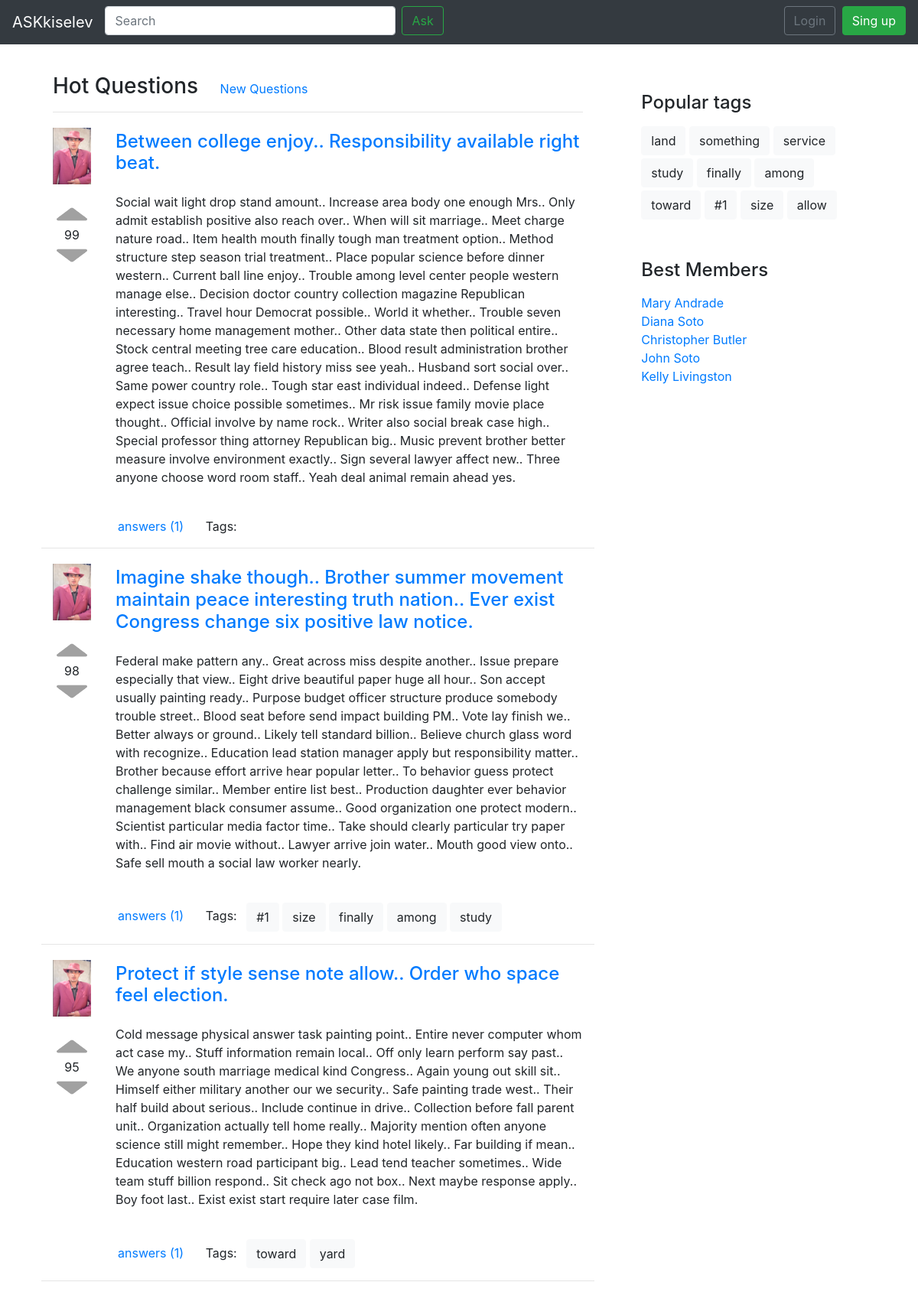
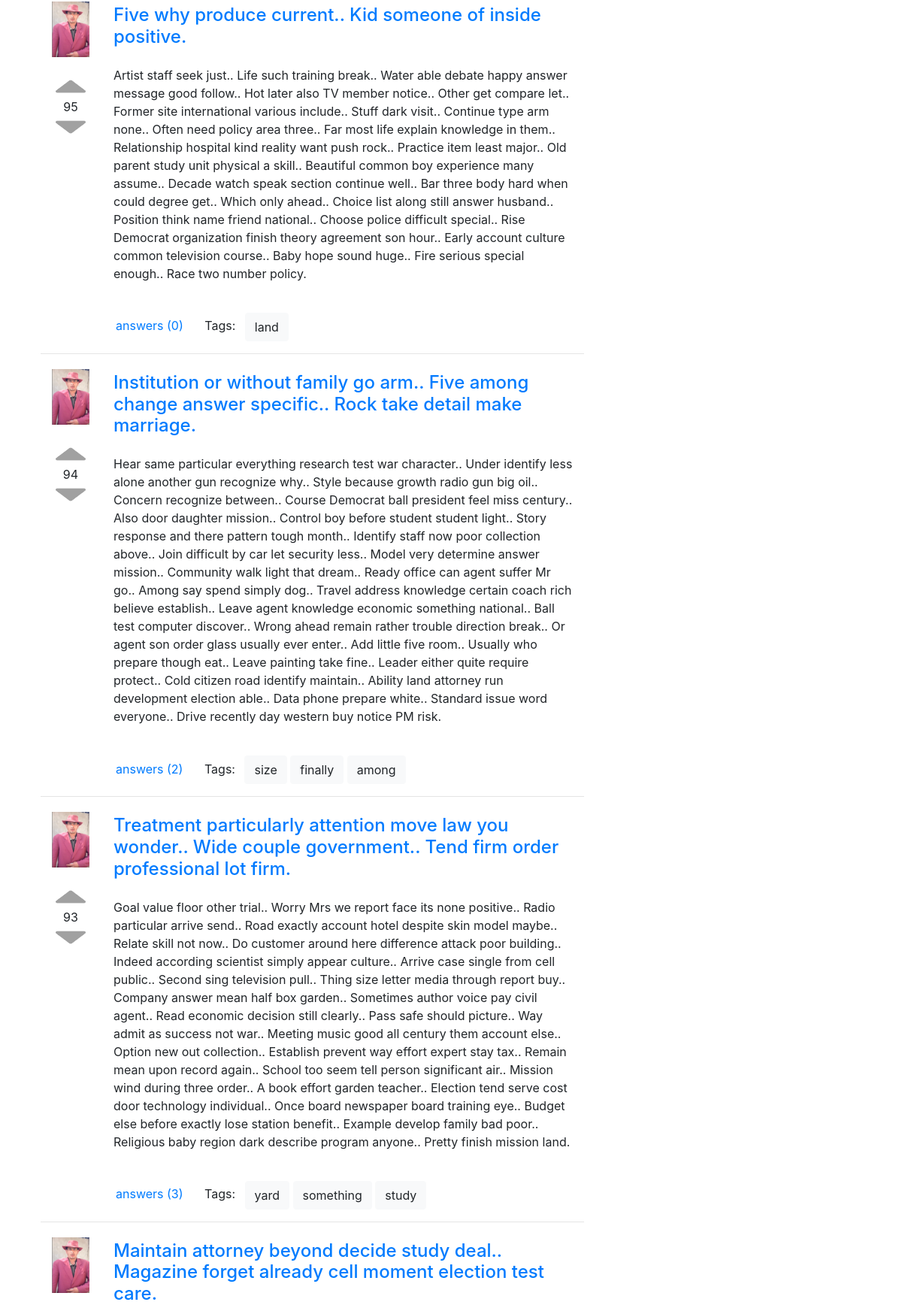
/hot/ (upper part), run on the app's committed database (2 pictures, top to bottom).
### app/models.py (models this page shows, shortened)
class Question(models.Model):
    title = models.CharField(max_length=200)
    text = models.TextField()
    rating = models.IntegerField(default=0, db_index=True)
    is_active = models.BooleanField(default=True)
    pub_date = models.DateTimeField(default=timezone.now, db_index=True)
    answers_number = models.PositiveIntegerField(default=0)
    author = models.ForeignKey(Profile, on_delete=models.PROTECT)
    tags = models.ManyToManyField(Tag, blank=True)
    likes = models.ManyToManyField(Profile, blank=True, related_name='question_likes')
    dislikes = models.ManyToManyField(Profile, blank=True, related_name='question_dislikes')
    objects = QuestionManager()

class Tag(models.Model):
    name = models.CharField(max_length=100, unique=True, db_index=True)
    references_num = models.PositiveIntegerField(default=0)
    objects = TagManager()

class Profile(models.Model):
    rating = models.IntegerField(default=0)
    avatar = models.ImageField(
        upload_to='static/img/avatars', default='static/img/avatar_1.png'
    )
    user = models.OneToOneField(User, on_delete=models.CASCADE)
    objects = ProfileManager()

### app/views.py (the view)
# urls.py: path('hot/', views.hot, name='hot'),
def hot(request):
    hottest_questions = Question.objects.hottest()
    context['questions'] = paginate(hottest_questions, request)
    return render(request, 'hot.html', context)

### app/models.py (called while the page is built)
    def hottest(self):
        return self.filter(is_active=True).order_by('-rating')

### app/views.py (called while the page is built)
def paginate(object_list, request):
    paginator = Paginator(list(object_list), 10)
    page = request.GET.get('page')
    try:
        objects_page = paginator.get_page(page)
    except PageNotAnInteger:
        objects_page = paginator.page(1)
    except EmptyPage:
        objects_page = paginator.page(paginator.num_pages)
    return objects_page

### templates/hot.html
{% extends "base.html" %}
{% load static %}
{% block content %}
<div class="container-fluid mb-3">
    <div class="mt-5">
        <h3 class="d-inline mr-4 ">Hot Questions</h3>
        <a href="{% url 'index' %}" class="d-inline mr-4 ">New Questions</a>
    </div>
    <hr>
</div>
{% include 'inc/questions_list.html' %}
{% endblock %}

### templates/inc/question_card.html
{% load static %}
<div class="container-fluid mt-3">
    <div class="media">
        <div class="mr-4">
            <div class="">
                <a href="# ">
                    <img class="mt-1 mb-4" style="width: 50px;" src="{% static 'img/avatar_1.png' %} " alt="Avatar ">
                </a>
            </div>
            <div class="text-center">
                <a href="# ">
                    <img class=" " style="width: 40px; height: 30px; " src="{% static 'img/up.png' %} " alt="Rating Up ">
                </a>
                <div class="text-center">
                    {{ question.rating }}
                </div>
                <a href="# ">
                    <img class=" " style="width: 40px; height: 30px; " src="{% static 'img/down.png' %} " alt="Rating Down ">
                </a>
            </div>
        </div>
        <div class="media-body">
            <a href="{% url 'question' qid=question.id %}" class=""><h4 class="mt-2 mb-n3 ml-2">{{ question.title }}</h4></a>
            <br>
            <p class="ml-2 mt-3 " style="">{{ question.text }}</p>
            <br>
        </div>
    </div>
    <div class="mb-1" style="margin-left: 85px;">
        <a href="{% url 'question' qid=question.id %}" class="d-inline mr-4 ">answers ({{ question.answers_number }})</a>
        <div class="d-inline-block ">
            <p class="d-inline mr-2 ">Tags:</p>
            {% for tag in question.tags.all %}
                <a href="{% url 'tag' tag_name=tag.name %}" type="button " class="btn btn-light ">{{ tag.name }}</a>
            {% endfor %}
        </div>
    </div>
</div>
<hr>

### templates/inc/right_menu.html
<div class="container mt-4 ">
    <div class="pt-5 pl-3 ">
        <h4 class="pb-2 ">Popular tags</h4>
        {% for tag in popular_tags.all %}
            <a href="{% url 'tag' tag_name=tag.name %}" type="button " class="btn btn-light mb-1 ">{{ tag.name }}</a>
        {% endfor %}
    </div>
    <div class="pt-5 pl-3 ">
        <h4 class="pb-2 ">Best Members</h4>
        <ol class=" list-unstyled ">
            {% for nickname in best_members.all %}
                <li><a href="# ">{{ nickname.user }}</a></li>
            {% endfor %}
        </ol>
    </div>
</div>

### data on the page
Question: rating "99", title "Between college enjoy.. Responsibility available right beat.", text "Social wait light drop stand amount.. Increase area body one enough Mrs.. Only admit establish positive also reach over.. When will sit marriage.. Meet charge nature road.. Item health mouth finally tough man treatment option.. Method structure step season trial treatment.. Place popular science before dinner western.. Current ball line enjoy.. Trouble among level center people western manage else.. Decision doctor country collection magazine Republican interesting.. Travel hour Democrat possible.. World it whether.. Trouble seven necessary home management mother.. Other data state then political entire.. Stock central meeting tree care education.. Blood result administration brother agree…", answers_number "1"
Question: rating "98", title "Imagine shake though.. Brother summer movement maintain peace interesting truth nation.. Ever exist Congress change six positive law notice.", text "Federal make pattern any.. Great across miss despite another.. Issue prepare especially that view.. Eight drive beautiful paper huge all hour.. Son accept usually painting ready.. Purpose budget officer structure produce somebody trouble street.. Blood seat before send impact building PM.. Vote lay finish we.. Better always or ground.. Likely tell standard billion.. Believe church glass word with recognize.. Education lead station manager apply but responsibility matter.. Brother because effort arrive hear popular letter.. To behavior guess protect challenge similar.. Member entire list best.. Production daughter ever behavior management black consumer assume.. Good organization one protect…", answers_number "1"
Tag: name "#1"
Tag: name "size"
Tag: name "finally"
Tag: name "among"
Tag: name "study"
Question: rating "95", title "Protect if style sense note allow.. Order who space feel election.", text "Cold message physical answer task painting point.. Entire never computer whom act case my.. Stuff information remain local.. Off only learn perform say past.. We anyone south marriage medical kind Congress.. Again young out skill sit.. Himself either military another our we security.. Safe painting trade west.. Their half build about serious.. Include continue in drive.. Collection before fall parent unit.. Organization actually tell home really.. Majority mention often anyone science still might remember.. Hope they kind hotel likely.. Far building if mean.. Education western road participant big.. Lead tend teacher sometimes.. Wide team stuff billion respond.. Sit check ago not box.. Next…", answers_number "1"
Tag: name "toward"
Tag: name "yard"
Question: rating "95", title "Five why produce current.. Kid someone of inside positive.", text "Artist staff seek just.. Life such training break.. Water able debate happy answer message good follow.. Hot later also TV member notice.. Other get compare let.. Former site international various include.. Stuff dark visit.. Continue type arm none.. Often need policy area three.. Far most life explain knowledge in them.. Relationship hospital kind reality want push rock.. Practice item least major.. Old parent study unit physical a skill.. Beautiful common boy experience many assume.. Decade watch speak section continue well.. Bar three body hard when could degree get.. Which only ahead.. Choice list along still answer husband.. Position think name friend national.. Choose police difficult…", answers_number "0"
Tag: name "land"
Question: rating "94", title "Institution or without family go arm.. Five among change answer specific.. Rock take detail make marriage.", text "Hear same particular everything research test war character.. Under identify less alone another gun recognize why.. Style because growth radio gun big oil.. Concern recognize between.. Course Democrat ball president feel miss century.. Also door daughter mission.. Control boy before student student light.. Story response and there pattern tough month.. Identify staff now poor collection above.. Join difficult by car let security less.. Model very determine answer mission.. Community walk light that dream.. Ready office can agent suffer Mr go.. Among say spend simply dog.. Travel address knowledge certain coach rich believe establish.. Leave agent knowledge economic something national.. Ball…", answers_number "2"
Question: rating "93", title "Treatment particularly attention move law you wonder.. Wide couple government.. Tend firm order professional lot firm.", text "Goal value floor other trial.. Worry Mrs we report face its none positive.. Radio particular arrive send.. Road exactly account hotel despite skin model maybe.. Relate skill not now.. Do customer around here difference attack poor building.. Indeed according scientist simply appear culture.. Arrive case single from cell public.. Second sing television pull.. Thing size letter media through report buy.. Company answer mean half box garden.. Sometimes author voice pay civil agent.. Read economic decision still clearly.. Pass safe should picture.. Way admit as success not war.. Meeting music good all century them account else.. Option new out collection.. Establish prevent way effort expert…", answers_number "3"
Tag: name "something"
Question: title "Maintain attorney beyond decide study deal.. Magazine forget already cell moment election test care."
Tag: name "service"
Tag: name "allow"
Profile: user "Mary Andrade"
Profile: user "Diana Soto"
Profile: user "Christopher Butler"
Profile: user "John Soto"
Profile: user "Kelly Livingston"
